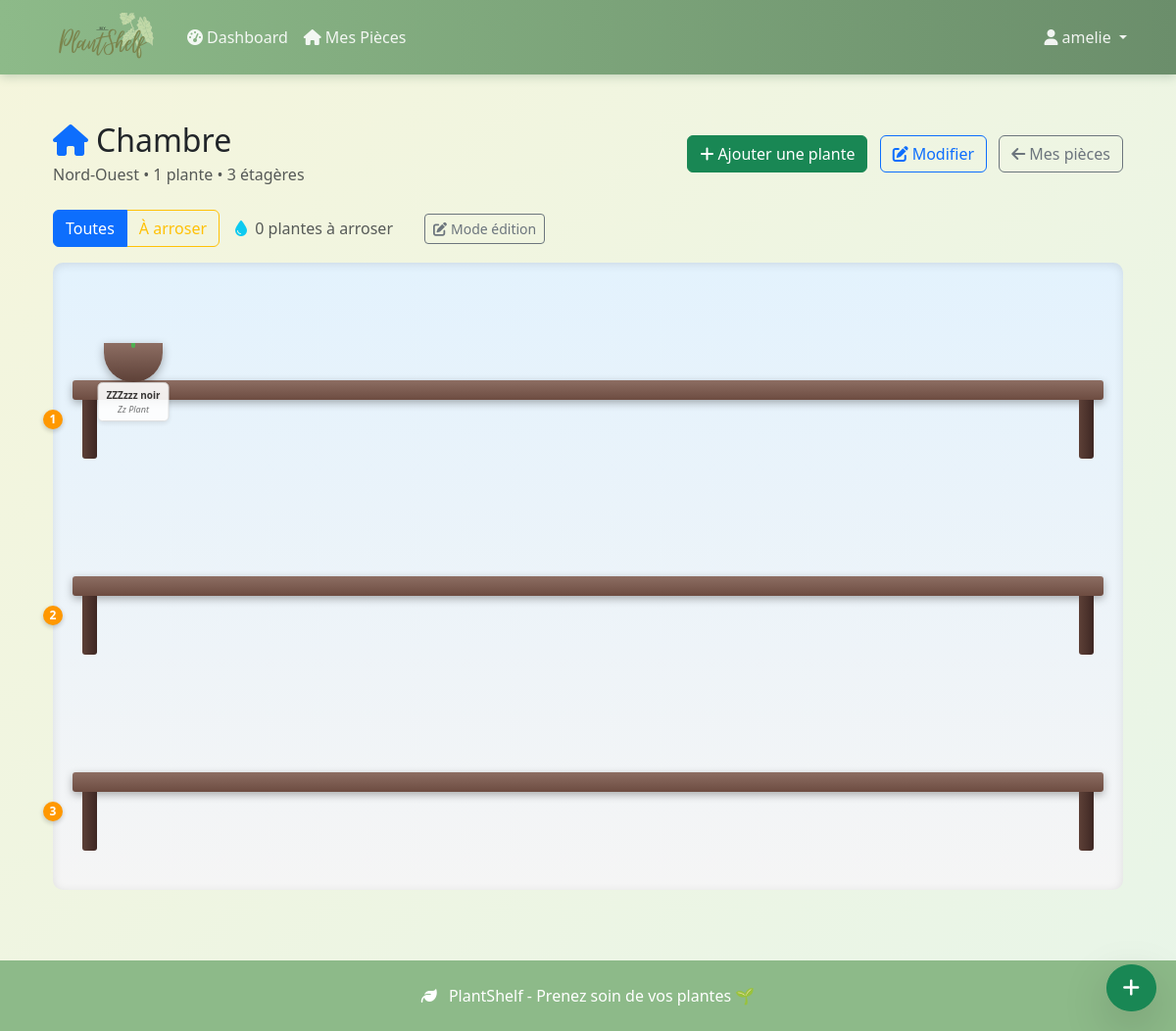
The app's page /pieces/3/bibliotheque/ (signed in) with its own data.
### plantes/models.py (models this page shows, shortened)
class Piece(models.Model):
    EXPOSITION_CHOICES = [
        ('nord', 'Nord'),
        ('sud', 'Sud'),
        ('est', 'Est'),
        ('ouest', 'Ouest'),
        ('nord_est', 'Nord-Est'),
        ('nord_ouest', 'Nord-Ouest'),
        ('sud_est', 'Sud-Est'),
        ('sud_ouest', 'Sud-Ouest'),
    ]
    user = models.ForeignKey(User, on_delete=models.CASCADE, related_name='pieces')
    nom = models.CharField(max_length=100)
    exposition = models.CharField(max_length=20, choices=EXPOSITION_CHOICES)
    description = models.TextField(blank=True, null=True)
    nombre_etageres = models.IntegerField(default=3, validators=[MinValueValidator(1), MaxValueValidator(10)])
    created_at = models.DateTimeField(auto_now_add=True)
    updated_at = models.DateTimeField(auto_now=True)
    class Meta:
        ordering = ['nom']
        unique_together = ['user', 'nom']  # Pas deux pièces avec le même nom pour un user
    @property
    def nombre_plantes(self):
        return self.plantes.count()

class PlantePossedee(models.Model):
    user = models.ForeignKey(User, on_delete=models.CASCADE, related_name='plantes')
    espece = models.ForeignKey(EspecePlante, on_delete=models.CASCADE, related_name='instances')
    piece = models.ForeignKey(Piece, on_delete=models.CASCADE, related_name='plantes')
    nom_personnalise = models.CharField(max_length=100, blank=True, null=True)
    etagere_numero = models.IntegerField(default=1, validators=[MinValueValidator(1), MaxValueValidator(10)])
    position_x = models.IntegerField(default=0)  # Position horizontale sur l'étagère
    derniere_fois_arrosee = models.DateTimeField(auto_now_add=True)
    notes = models.TextField(blank=True, null=True)
    created_at = models.DateTimeField(auto_now_add=True)
    class Meta:
        ordering = ['piece', 'etagere_numero', 'position_x']
    @property
    def nom_affiche(self):
        return self.nom_personnalise or self.espece.nom_commun
    @property
    def jours_depuis_arrosage(self):
        from django.utils import timezone
        return (timezone.now() - self.derniere_fois_arrosee).days
    @property
    def a_besoin_arrosage(self):
        return self.jours_depuis_arrosage >= self.espece.frequence_arrosage_jours

class EspecePlante(models.Model):
    EXPOSITION_CHOICES = [
        ('faible', 'Lumière faible'),
        ('indirecte', 'Lumière indirecte'),
        ('directe', 'Lumière directe'),
        ('variable', 'Variable'),
    ]
    nom_commun = models.CharField(max_length=100)
    nom_scientifique = models.CharField(max_length=100, blank=True, null=True)
    perenual_id = models.IntegerField(blank=True, null=True, unique=True)
    frequence_arrosage_jours = models.IntegerField(default=7, validators=[MinValueValidator(1), MaxValueValidator(365)])
    exposition_preferee = models.CharField(max_length=20, choices=EXPOSITION_CHOICES, default='indirecte')
    image_design = models.ImageField(upload_to='plantes_designs/', blank=True, null=True)
    couleur_pot = models.CharField(max_length=7, default="#8B4513")  # Couleur hex
    created_at = models.DateTimeField(auto_now_add=True)
    class Meta:
        ordering = ['nom_commun']

### plantes/views.py (the view)
# urls.py: path('pieces/<int:piece_id>/bibliotheque/', views.bibliotheque_piece, name='bibliotheque_piece'),
@login_required
def bibliotheque_piece(request, piece_id):
    piece = get_object_or_404(Piece, id=piece_id, user=request.user)
    plantes = PlantePossedee.objects.filter(piece=piece).select_related('espece').order_by('etagere_numero', 'position_x')
    etageres_range = list(range(1, piece.nombre_etageres + 1))
    plantes_a_arroser = [plante for plante in plantes if plante.a_besoin_arrosage]
    context = {
        'piece': piece,
        'plantes': plantes,
        'etageres_range': etageres_range,
        'plantes_a_arroser': plantes_a_arroser,
        'total_plantes': len(plantes),
        'nb_etageres': piece.nombre_etageres,
    }
    return render(request, 'plantes/bibliotheque_piece.html', context)

### plantes/templates/plantes/bibliotheque_piece.html (shortened to what this page needs)
{% extends 'base.html' %}
{% load static %}
{% block content %}
<div class="container-fluid mt-4">
    <div class="row mb-4">
        <div class="col">
            <div class="d-flex justify-content-between align-items-center">
                <div>
                    <h2 class="mb-1">
                        <i class="fas fa-home text-primary me-2"></i>{{ piece.nom }}
                    </h2>
                    <p class="text-muted mb-0">
                        {{ piece.get_exposition_display }} •
                        {{ piece.nombre_plantes }} plante{{ piece.nombre_plantes|pluralize }} •
                        {{ piece.nombre_etageres }} étagère{{ piece.nombre_etageres|pluralize }}
                    </p>
                </div>
                <div>
                    <a href="{% url 'ajouter_plante' piece.id %}" class="btn btn-success me-2">
                        <i class="fas fa-plus me-1"></i>Ajouter une plante
                    </a>
                    <a href="{% url 'modifier_piece' piece.id %}" class="btn btn-outline-primary me-2">
                        <i class="fas fa-edit me-1"></i>Modifier
                    </a>
                    <a href="{% url 'mes_pieces' %}" class="btn btn-outline-secondary">
                        <i class="fas fa-arrow-left me-1"></i>Mes pièces
                    </a>
                </div>
            </div>
        </div>
    </div>
    <div class="row mb-3">
        <div class="col">
            <div class="d-flex align-items-center gap-3">
                <div class="btn-group" role="group">
                    <label class="btn btn-outline-primary" for="tous">Toutes</label>
                    <label class="btn btn-outline-warning" for="a-arroser">À arroser</label>
                </div>
                <div class="text-muted">
                    <i class="fas fa-droplet text-info me-1"></i>
                    <span id="nb-a-arroser">{{ plantes_a_arroser|length }}</span> plante{{ plantes_a_arroser|length|pluralize }} à arroser
                </div>
            </div>
        </div>
    </div>
    <div class="bibliotheque-container">
        <div class="bibliotheque" data-piece-id="{{ piece.id }}">
            {% for numero_etagere in etageres_range %}
                <div class="etagere" data-etagere="{{ numero_etagere }}">
                    <div class="planche-etagere">
                        <div class="planche-surface">
                            <div class="zone-plantes" data-etagere="{{ numero_etagere }}">
                                {% for plante in plantes %}
                                    {% if plante.etagere_numero == numero_etagere %}
                                        <div class="plante-item"
                                             data-plante-id="{{ plante.id }}"
                                             data-etagere="{{ plante.etagere_numero }}"
                                             data-position="{{ plante.position_x }}"
                                             style="left: {{ plante.position_x|floatformat:0 }}px;">
                                            <div class="pot {% if plante.a_besoin_arrosage %}pot-soif{% endif %}">
                                                {% if plante.espece.image_design %}
                                                    <img src="{{ plante.espece.image_design.url }}" alt="{{ plante.nom_affiche }}" class="plante-image">
                                                {% else %}
                                                    <div class="plante-defaut">
                                                        <div class="tige"></div>
                                                    </div>
                                                {% endif %}
                                            </div>
                                            <div class="etiquette-plante">
                                                <div class="nom-plante">{{ plante.nom_affiche }}</div>
                                                <div class="espece-plante">{{ plante.espece.nom_commun }}</div>
                                            </div>
                                        </div>
                                    {% endif %}
                                {% endfor %}
                            </div>
                        </div>
                    </div>
                    <div class="support-etagere">
                        <div class="support-gauche"></div>
                        <div class="support-droit"></div>
                    </div>
                    <div class="numero-etagere">{{ numero_etagere }}</div>
                </div>
            {% endfor %}
        </div>
    </div>
</div>
{% if plantes %}
    <div class="position-fixed" style="bottom: 20px; right: 20px; z-index: 1000;">
        <a href="{% url 'ajouter_plante' piece.id %}"
           class="btn btn-success btn-lg rounded-circle shadow-lg"
           title="Ajouter une plante">
            <i class="fas fa-plus"></i>
        </a>
    </div>
{% endif %}
{% endblock %}

### plantes/templates/base.html (shortened to what this page needs)
 {% load static %}
<!DOCTYPE html>
<html lang="fr">
<head>
    <link href="https://cdnjs.cloudflare.com/ajax/libs/bootstrap/5.3.0/css/bootstrap.min.css" rel="stylesheet">
    <link href="https://cdnjs.cloudflare.com/ajax/libs/font-awesome/6.4.0/css/all.min.css" rel="stylesheet">
</head>
<body class="d-flex flex-column">
    <nav class="navbar navbar-expand-lg">
        <div class="container">
            <a class="navbar-brand" href="{% url 'home' %}">
                <img id="logo" src="{% static 'images\logo.png' %}">
            </a>
            <div class="collapse navbar-collapse" id="navbarNav">
                <ul class="navbar-nav me-auto">
                    {% if user.is_authenticated %}
                        <li class="nav-item">
                            <a class="nav-link" href="{% url 'dashboard' %}">
                                <i class="fas fa-tachometer-alt me-1"></i>Dashboard
                            </a>
                        </li>
                        <li class="nav-item">
                            <a class="nav-link" href="{% url 'mes_pieces' %}">
                                <i class="fas fa-home me-1"></i>Mes Pièces
                            </a>
                        </li>
                    {% endif %}
                </ul>
                <ul class="navbar-nav">
                    {% if user.is_authenticated %}
                        <li class="nav-item dropdown">
                            <a class="nav-link dropdown-toggle" href="#" role="button" data-bs-toggle="dropdown">
                                <i class="fas fa-user me-1"></i>{{ user.username }}
                            </a>
                        </li>
                    {% endif %}
                </ul>
            </div>
        </div>
    </nav>
    <main class="container my-4 flex-grow-1">
        {% block content %}
        {% endblock %}
    </main>
    <footer class="py-4 mt-5">
        <div class="container text-center">
            <p class="mb-0">
                <i class="fas fa-leaf me-2"></i>
                PlantShelf - Prenez soin de vos plantes 🌱
            </p>
        </div>
    </footer>
</body>
</html>

### plantes/templates/base.html (style rules this page uses)
:root { --plant-green: #8dba89ff; --light-green: #a8d5ba; --earth-brown: #8b4513; --soft-beige: #f5f5dc; }
body { background: linear-gradient(135deg, var(--soft-beige) 0%, #e8f5e8 100%); min-height: 100vh; }
#logo { width: 125px; height: 50px; object-fit: cover; }
.navbar { background: linear-gradient(90deg, var(--plant-green) 0%, #6b8e6b 100%); box-shadow: 0 2px 10px rgba(74, 124, 89, 0.3); }
.navbar-brand { font-weight: bold; color: white !important; }
.navbar-nav .nav-link { color: rgba(255, 255, 255, 0.9) !important; transition: color 0.3s; }
footer { background: var(--plant-green); color: white; margin-top: auto; }

### plantes/templates/plantes/bibliotheque_piece.html (style rules this page uses)
.bibliotheque-container { background: linear-gradient(to bottom, #e3f2fd 0%, #f5f5f5 100%); border-radius: 10px; padding: 20px; box-shadow: inset 0 2px 10px rgba(0,0,0,0.1); min-height: 600px; }
.bibliotheque { position: relative; max-width: 1200px; margin: 0 auto; }
.etagere { position: relative; height: 180px; margin-bottom: 20px; width: 100%; }
.planche-etagere { position: absolute; bottom: 60px; left: 0; right: 0; height: 20px; background: linear-gradient(to bottom, #8d6e63, #6d4c41); border-radius: 3px; box-shadow: 0 3px 8px rgba(0,0,0,0.3); }
.planche-surface { position: relative; height: 100%; width: 100%; }
.zone-plantes { position: absolute; top: -120px; left: 20px; right: 20px; height: 140px; min-height: 140px; border: 2px dashed transparent; border-radius: 8px; transition: all 0.3s ease; }
.support-etagere { position: absolute; bottom: 0; left: 0; right: 0; height: 60px; }
.support-gauche, .support-droit { position: absolute; width: 15px; height: 60px; background: linear-gradient(to right, #5d4037, #3e2723); border-radius: 0 0 3px 3px; }
.support-gauche { left: 10px; }
.support-droit { right: 10px; }
.numero-etagere { position: absolute; left: -30px; bottom: 30px; width: 20px; height: 20px; background: #ff9800; color: white; border-radius: 50%; display: flex; align-items: center; justify-content: center; font-size: 12px; font-weight: bold; box-shadow: 0 2px 5px rgba(0,0,0,0.2); }
.plante-item { position: absolute; width: 80px; height: 120px; cursor: pointer; transition: all 0.3s ease; z-index: 10; }
.pot { position: absolute; bottom: 0; left: 50%; transform: translateX(-50%); width: 60px; height: 40px; background: linear-gradient(to bottom, #8d6e63, #5d4037); border-radius: 0 0 30px 30px; box-shadow: 0 3px 10px rgba(0,0,0,0.3); overflow: hidden; }
.plante-defaut { position: absolute; bottom: 35px; left: 50%; transform: translateX(-50%); width: 50px; height: 80px; }
.tige { position: absolute; bottom: 0; left: 50%; transform: translateX(-50%); width: 4px; height: 50px; background: linear-gradient(to top, #4caf50, #66bb6a); border-radius: 2px; }
.etiquette-plante { position: absolute; bottom: -40px; left: 50%; transform: translateX(-50%); background: white; border: 1px solid #ddd; border-radius: 5px; padding: 5px 8px; font-size: 10px; text-align: center; box-shadow: 0 2px 5px rgba(0,0,0,0.1); min-width: 70px; opacity: 0.9; }
.nom-plante { font-weight: bold; color: #333; white-space: nowrap; overflow: hidden; text-overflow: ellipsis; }
.espece-plante { color: #666; font-size: 9px; font-style: italic; }
.btn-check:checked + .btn-outline-primary { background-color: #0d6efd; color: white; }

### records on screen
Piece: nom "Chambre", exposition "Nord-Ouest", nombre_plantes "1", nombre_etageres "3"
PlantePossedee: nom_affiche "ZZZzzz noir", espece.nom_commun "Zz Plant"

### other values on screen
{{ user.username }} "amelie"
{{ plantes_a_arroser|length }} "0"
{{ numero_etagere }} "1" "2" "3"
